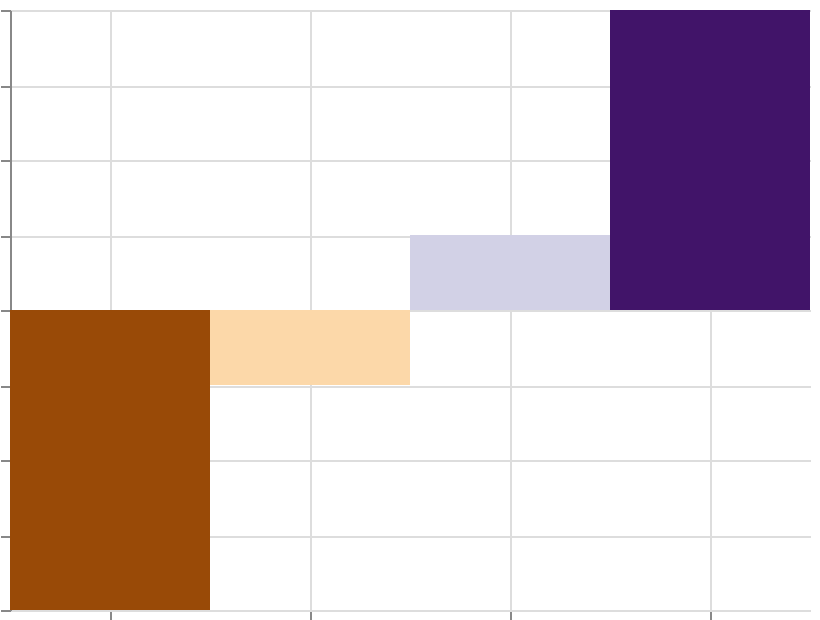

Describe this chart as a Vega-Lite specification.
### Vega specification from a JSON file in a GitHub repository (floating-point values rounded to 4 significant figures)
{"$schema": "https://vega.github.io/schema/vega/v6.json", "width": 400, "height": 300, "padding": 5, "autosize": "none", "data": [{"name": "table", "values": [{"cat": "A", "val": -20}, {"cat": "B", "val": -5}, {"cat": "C", "val": 5}, {"cat": "D", "val": 20}]}], "scales": [{"name": "x", "type": "band", "domain": {"data": "table", "field": "cat", "sort": true}, "range": "width"}, {"name": "y", "type": "linear", "domain": {"data": "table", "field": "val"}, "range": [{"signal": "height"}, 0], "zero": true, "nice": true}, {"name": "color", "type": "sequential", "domain": {"data": "table", "field": "val"}, "scheme": "purpleorange", "reverse": true}], "marks": [{"type": "rect", "from": {"data": "table"}, "encode": {"update": {"x": {"scale": "x", "field": "cat"}, "width": {"scale": "x", "band": 1}, "y": {"scale": "y", "field": "val"}, "y2": {"scale": "y", "value": 0}, "fill": {"scale": "color", "field": "val"}}}}], "axes": [{"scale": "x", "orient": "bottom", "grid": true, "labels": false}, {"scale": "y", "orient": "left", "grid": true, "labels": false}], "legends": [{"fill": "color"}]}
